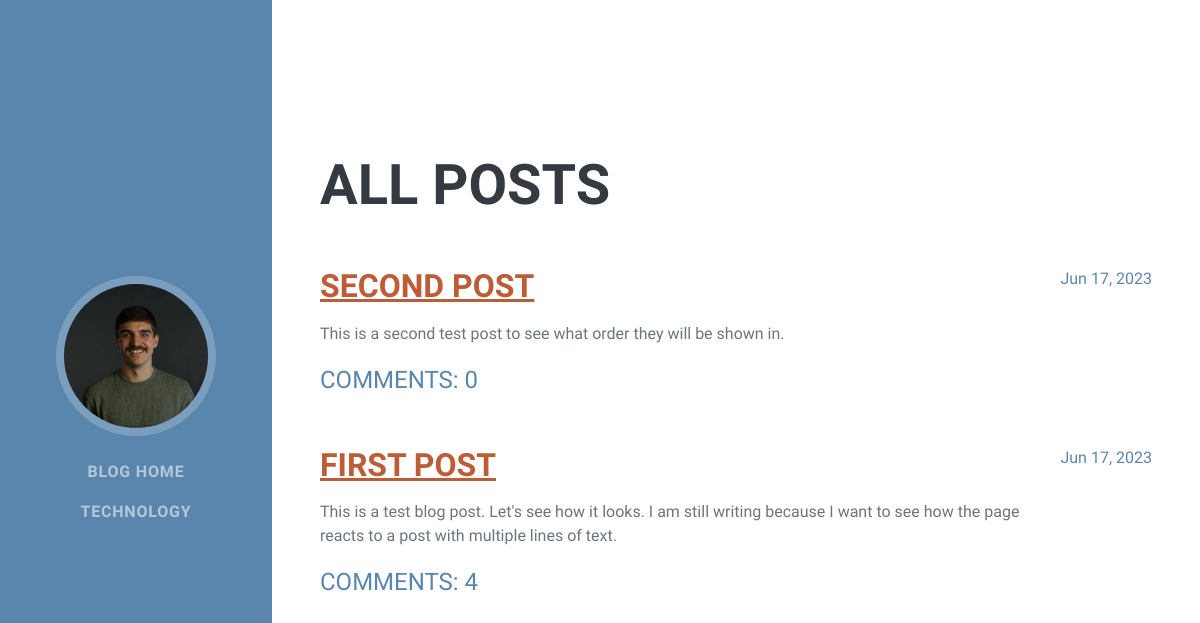
Screenshot of /blog/ with the database file from the repository.
### blog/models.py (models this page shows, shortened)
class Category(models.Model):
    title = models.CharField(max_length=30)
    class Meta:
        verbose_name_plural = 'categories'

class BlogPost(models.Model):
    title = models.CharField(max_length=200)
    text = models.TextField(max_length=15_000)
    date_added = models.DateTimeField(auto_now_add=True)
    categories = models.ManyToManyField(Category)
    class Meta:
        ordering = ['-date_added',]

### blog/views.py (the view)
# urls.py: path('', views.blog_homepage, name='blog'),
def blog_homepage(request):
    categories = Category.objects.all()
    blogposts = BlogPost.objects.all()
    comments = Comment.objects.all()
    context = {'categories': categories, 'blogposts': blogposts, 'comments': comments,}
    return render(request, 'blog/blog.html', context)

### blog/templates/blog/blog.html (shortened to what this page needs)
{% load static %}
<!DOCTYPE html>
<html lang="en">
    <head>
        <link href="{% static 'resume_app/css/styles.css' %}" rel="stylesheet" />
    </head>
    <body id="page-top">
        <nav class="navbar navbar-expand-lg navbar-dark bg-primary fixed-top" id="sideNav">
            <a class="navbar-brand js-scroll-trigger" href="{% url 'resume_app:index' %}">
                <span class="d-none d-lg-block"><img class="img-fluid img-profile rounded-circle mx-auto mb-2" src="{% static 'resume_app/assets/img/headshot.jpg' %}" alt="..." /></span>
            </a>
            <div class="collapse navbar-collapse" id="navbarResponsive">
                <ul class="navbar-nav">
                    <li class="nav-item"><a class="nav-link js-scroll-trigger" href="#page-top">Blog Home</a></li>
                    {% for category in categories %}
                        <li class="nav-item"><a class="nav-link js-scroll-trigger" href="{% url 'blog:category' category.id %}">{{ category.title }}</a></li>
                    {% endfor %}
                </ul>
            </div>
        </nav>
        <div class="container-fluid p-0">
             <section class="resume-section" id="full-blog">
                <div class="resume-section-content">
                    <h2 class="mb-5">All Posts</h2>
                    {% for blogpost in blogposts %}
                    <div class="d-flex flex-column flex-md-row justify-content-between mb-5">
                        <div class="flex-grow-1">
                            <h3 class="mb-3"><a href="{% url 'blog:blogpost' blogpost.id %}">{{ blogpost.title }}</a></h3>
                            <p>{{ blogpost.text|linebreaks }}</p>
                            <div class="subheading"><span class="text-primary">Comments: {{ blogpost.comment_set.count }}</span></div>
                        </div>
                        <div class="flex-shrink-0"><span class="text-primary">{{ blogpost.date_added|date:'M d, Y' }}</span></div>
                    </div>
                    {% endfor %}
                </div>
            </section>
        </div>
    </body>
</html>

### rows the page displays
Category: title "TECHNOLOGY"
BlogPost: title "SECOND POST", text "This is a second test post to see what order they will be shown in.", comment_set.count "0", date_added "Jun 17, 2023"
BlogPost: title "FIRST POST", text "This is a test blog post. Let's see how it looks. I am still writing because I want to see how the page reacts to a post with multiple lines of text.", comment_set.count "4", date_added "Jun 17, 2023"
